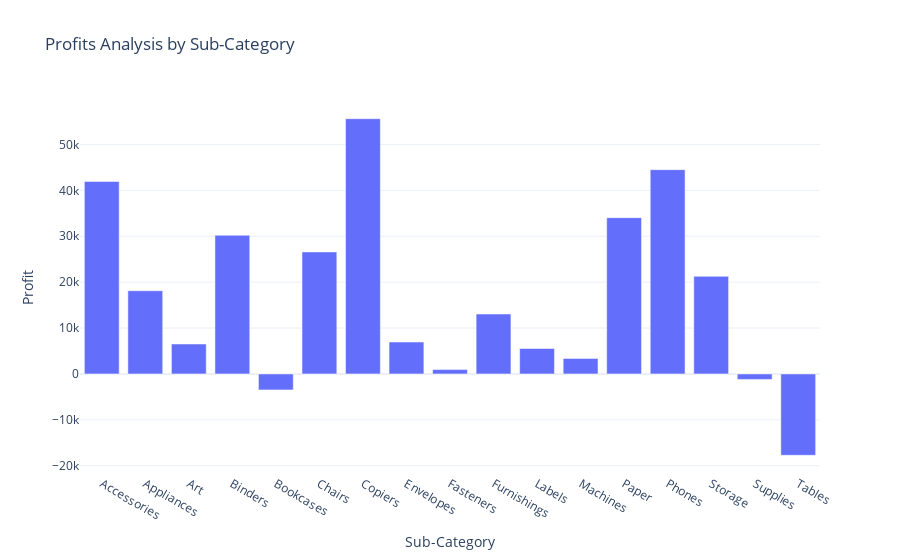

Write notebook code for a chart like this one.
### Markdown cell above
# Profit by Sub Category

### Code cell
profit_by_subcategory = data.groupby('Sub-Category')['Profit'].sum().reset_index()
fig = px.bar(profit_by_subcategory, x='Sub-Category',
            y='Profit',
            title='Profits Analysis by Sub-Category')
fig.show()

### Figure 1 — Plotly figure (JSON) as saved in the notebook; plotly's stock layout.template omitted (floating-point values rounded to 4 significant figures)
{"data": [{"alignmentgroup": "True", "hovertemplate": "Sub-Category=%{x}<br>Profit=%{y}<extra></extra>", "legendgroup": "", "marker": {"color": "#636efa", "pattern": {"shape": ""}}, "name": "", "offsetgroup": "", "orientation": "v", "showlegend": false, "textposition": "auto", "type": "bar", "x": ["Accessories", "Appliances", "Art", "Binders", "Bookcases", "Chairs", "Copiers", "Envelopes", "Fasteners", "Furnishings", "Labels", "Machines", "Paper", "Phones", "Storage", "Supplies", "Tables"], "xaxis": "x", "y": [41940.0, 18140.0, 6528.0, 30220.0, -3473.0, 26590.0, 55620.0, 6964.0, 949.5, 13060.0, 5546.0, 3385.0, 34050.0, 44520.0, 21280.0, -1189.0, -17730.0], "yaxis": "y"}], "layout": {"barmode": "relative", "legend": {"tracegroupgap": 0}, "title": {"text": "Profits Analysis by Sub-Category"}, "xaxis": {"anchor": "y", "domain": [0, 1], "title": {"text": "Sub-Category"}}, "yaxis": {"anchor": "x", "domain": [0, 1], "title": {"text": "Profit"}}}}
